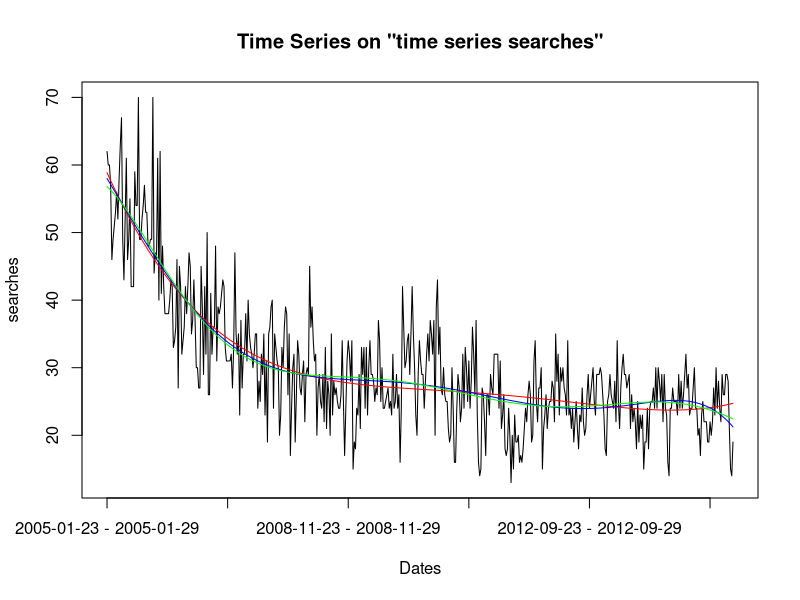
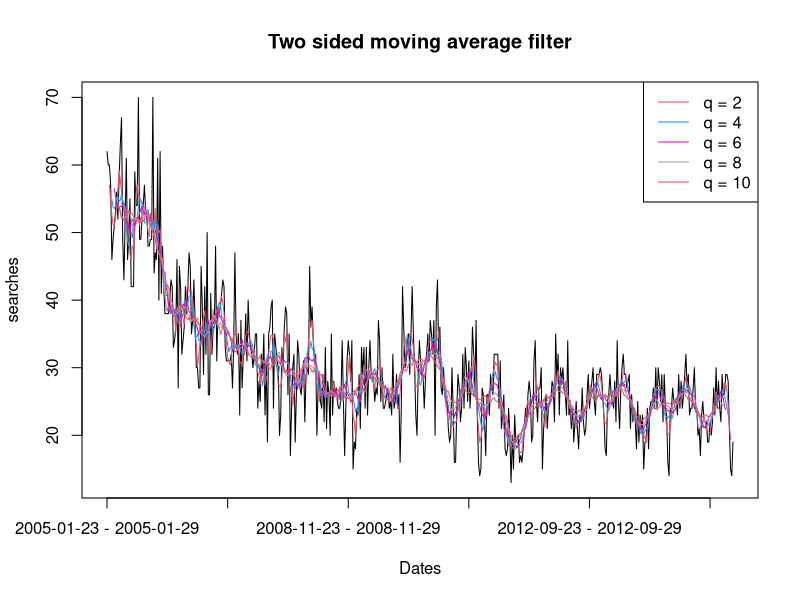
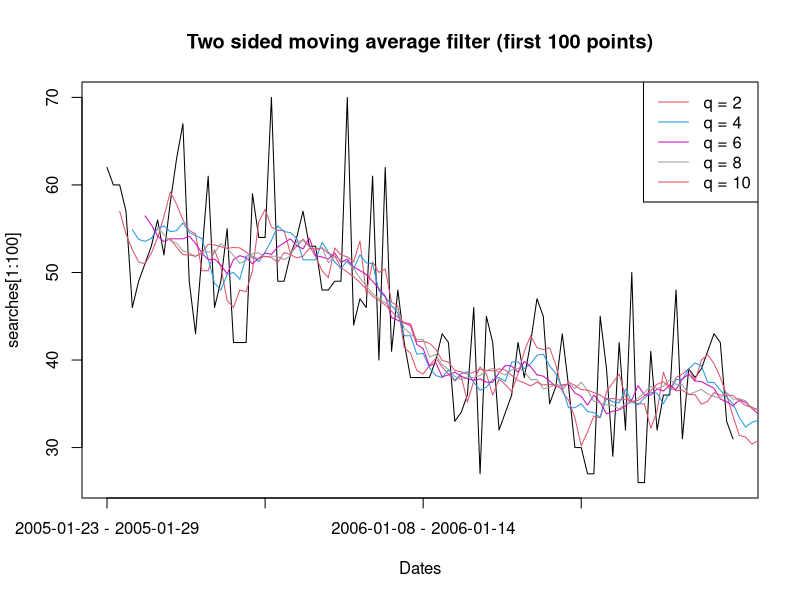
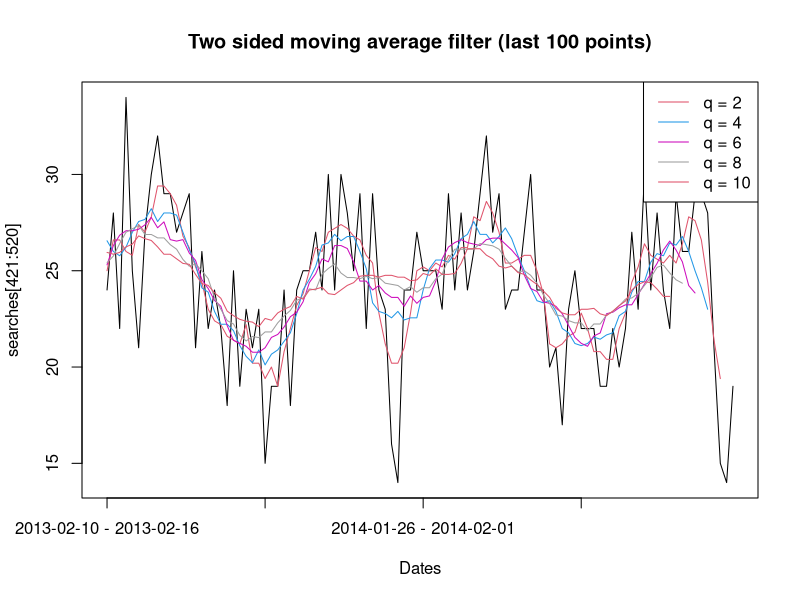
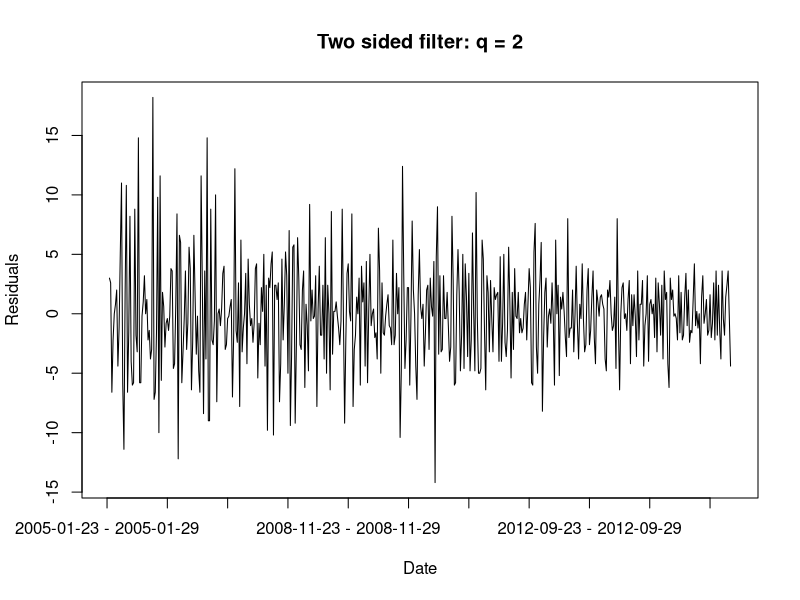
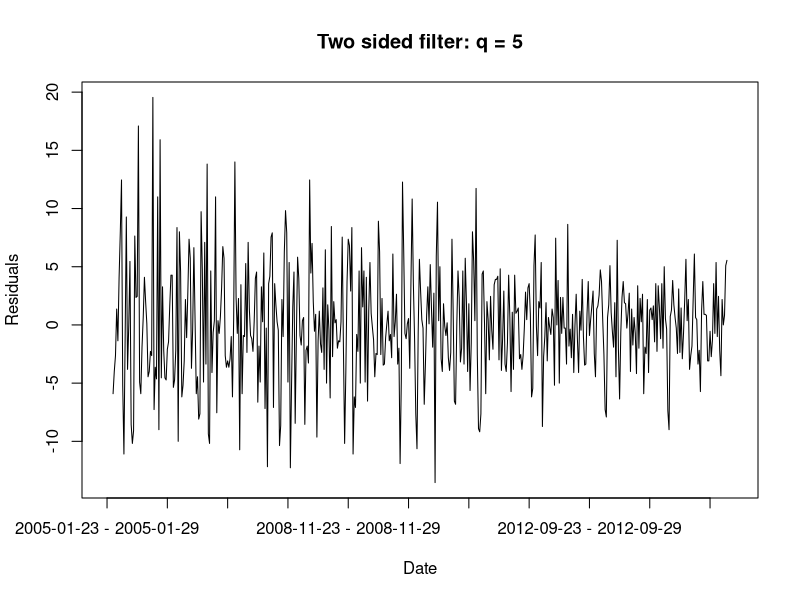
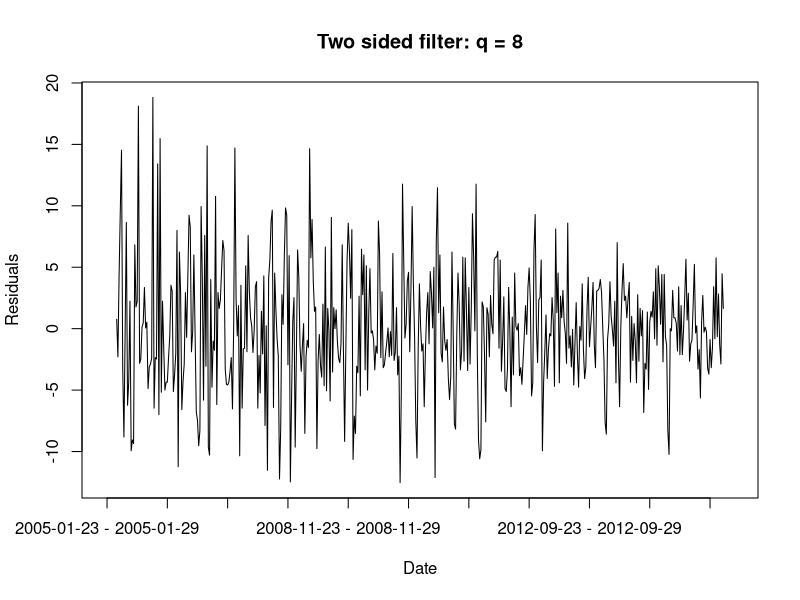
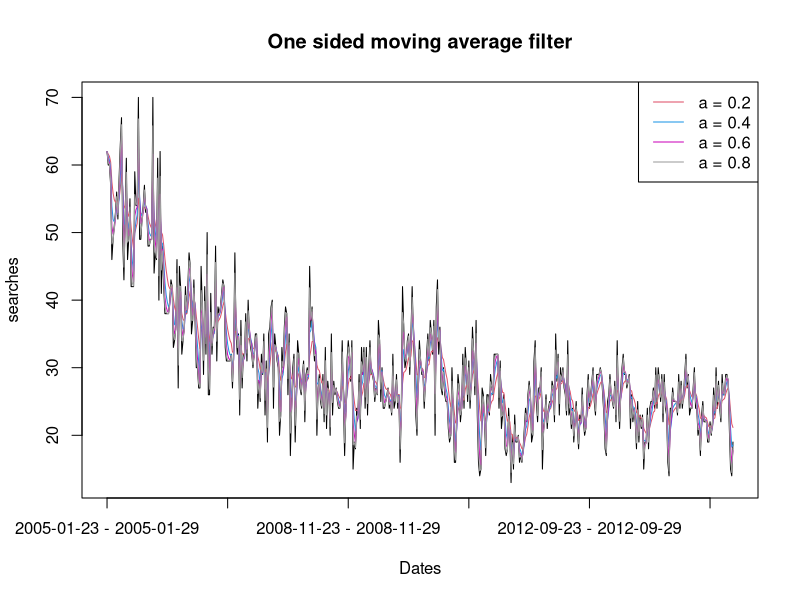

Reproduce these figures in R, in order.
#Set directory
#setwd('/Users/rexcheung/Dropbox/School/School Work/Winter 2015/STA 137/Discussion/Discussion1/')
#Set your own directory, either using code or manually

#Load csv file
#To download the data in the correct format, do right click -> 'save as' from smartsite. DO NOT open and copy/paste the data into excel/word, it will NOT work. 
data = read.csv('report-3_2.csv', header = T)

#Clean up data
#Notice the beginning of the data consists of a few zero. We want to find the last of these occurance
zeros = which(data[,2] == 0)
last.index = zeros[length(zeros)]
newdata = data[(last.index+1):nrow(data),]
weeks = newdata[,1]
searches = newdata[,2]
#Plot the data
plot(searches, type = 'l', xaxt = 'n', main = 'Time Series on "time series searches"', xlab = 'Dates')
axis(1, at = seq(1, length(searches), by = 100), labels = weeks[seq(1, length(searches), by = 100)])
#The downward trend does not mean that people are not checking as much for time series anymore, but that people have started to search a lot more, so as a proportion of all searches it has gone down. The graph is scaled so all values are between 0 and 100, so the y-axis has no real meaning.

#We will use different methods to detrend the data
#Method 1: Using polynomial fit
#Try different models
#Compare models using adjusted R^2
n = nrow(newdata)
design.matrix = data.frame(y = newdata[,2], Intercept = rep(1, n)) #Start the design matrix with a column of 1s
var.name = names(design.matrix)
fit = vector('list', 10)
Rsquared = numeric(10)
Adj.Rsquared = numeric(10)
for(p in 1:10){
  design.matrix = cbind(design.matrix, (1:n)^p)   #Each time attach a new column
  var.name = c(var.name, paste('t', p, sep = ''))  #Append a new column name
  colnames(design.matrix) = var.name
  fit[[p]] = lm(y ~ . - 1, data = design.matrix)
  Rsquared[p] = summary(fit[[p]])$r.squared
  Adj.Rsquared[p] = summary(fit[[p]])$adj.r.squared
}

print(Adj.Rsquared)
#We see that the adj. R^2 value goes up then down at the 7th value.

#Can also use AIC/BIC
model.selection = sapply(fit, function(i){
  return(c(AIC(i), BIC(i)))
})
rownames(model.selection) = c('AIC', 'BIC')
print(model.selection)
#6th model for AIC
#4th model for BIC

#Look at the 4th, 6th and 7th model
summary(fit[[4]])
summary(fit[[6]])
summary(fit[[7]])
#Seems like 4th degree is the best
lines(fit[[4]]$fitted.values, col = 'red')
lines(fit[[6]]$fitted.values, col = 'blue')
lines(fit[[7]]$fitted.values, col = 'green')
################################################################################################################################################
#Method 2: Filtering with moving average
#Two sided moving averages, with q from 1 to 10
two.sided.filters = vector('list', 10)
for(q in 1:10){
 two.sided.filters[[q]] = filter(searches, sides = 2, rep(1,(q*2+1))/(q*2+1))
}

#Plot the filters
plot(searches, type = 'l', xaxt = 'n', main = 'Two sided moving average filter', xlab = 'Dates')
axis(1, at = seq(1, length(searches), by = 100), labels = weeks[seq(1, length(searches), by = 100)])
for(q in c(2,4,6,8,10)){ #Plot only 5 of them
  lines(two.sided.filters[[q]], col = q)
}
legends = paste('q = ', c(2,4,6,8,10), sep = '')
legend('topright', legend = legends, col = c(2,4,6,8,10), lty = 1)

#Focus on a section of the data, say the first 100 points
plot(searches[1:100], type = 'l', xaxt = 'n', main = 'Two sided moving average filter (first 100 points)', xlab = 'Dates')
axis(1, at = seq(1, 100, by = 25), labels = weeks[seq(1, 100, by = 25)])
for(q in c(2,4,6,8,10)){
  lines(two.sided.filters[[q]], col = q)
}
legends = paste('q = ', c(2,4,6,8,10), sep = '')
legend('topright', legend = legends, col = c(2,4,6,8,10), lty = 1)
#We can see as q increases, it gets smoother

#Let's also look at the last 100 data points
plot(searches[421:520], type = 'l', xaxt = 'n', main = 'Two sided moving average filter (last 100 points)', xlab = 'Dates')
axis(1, at = seq(1, 100, by = 25), labels = weeks[seq(421, 520, by = 25)])
for(q in c(2,4,6,8,10)){
  lines(two.sided.filters[[q]][421:520], col = q)
}
legends = paste('q = ', c(2,4,6,8,10), sep = '')
legend('topright', legend = legends, col = c(2,4,6,8,10), lty = 1)

#Plot residuals
plot(searches - two.sided.filters[[2]], main = 'Two sided filter: q = 2', ylab = 'Residuals', xlab = 'Date', xaxt = 'n')
axis(1, at = seq(1, length(searches), by = 50), labels = weeks[seq(1, length(searches), by = 50)])

plot(searches - two.sided.filters[[5]], main = 'Two sided filter: q = 5', ylab = 'Residuals', xlab = 'Date', xaxt = 'n')
axis(1, at = seq(1, length(searches), by = 50), labels = weeks[seq(1, length(searches), by = 50)])

plot(searches - two.sided.filters[[8]], main = 'Two sided filter: q = 8', ylab = 'Residuals', xlab = 'Date', xaxt = 'n')
axis(1, at = seq(1, length(searches), by = 50), labels = weeks[seq(1, length(searches), by = 50)])
#As q goes up, the variance goes up as well. The filter becomes too smooth

#One sided moving averages
#small a => smoother
one.sided.filters = vector('list', 9)
a = seq(0.1, 0.9, by = 0.1)
for(q in 1:9){
  one.sided.filters[[q]][1] = searches[1]
  for(j in 2:length(searches)){
    one.sided.filters[[q]][j] = one.sided.filters[[q]][j-1]*(1-a[q]) + searches[j]*a[q]
  }
}

#Plot the filters
plot(searches, type = 'l', xaxt = 'n', main = 'One sided moving average filter', xlab = 'Dates')
axis(1, at = seq(1, length(searches), by = 100), labels = weeks[seq(1, length(searches), by = 100)])
for(q in c(2,4,6,8)){ #Plot only 4 of them
  lines(one.sided.filters[[q]], col = q)
}
legends = paste('a = ', c(0.2,0.4,0.6,0.8), sep = '')
legend('topright', legend = legends, col = c(2,4,6,8), lty = 1)

#Focus on a section of the data, say the first 100 points
plot(searches[1:100], type = 'l', xaxt = 'n', main = 'One sided moving average filter (first 100 points)', xlab = 'Dates')
axis(1, at = seq(1, 100, by = 25), labels = weeks[seq(1, 100, by = 25)])
for(q in c(2,4,6,8)){
  lines(one.sided.filters[[q]][1:100], col = q)
}
legends = paste('a = ', c(0.2,0.4,0.6,0.8), sep = '')
legend('topright', legend = legends, col = c(2,4,6,8), lty = 1)
#We can see as a goes down, it gets smoother

#Also look at the last 100 data points
plot(searches[421:520], type = 'l', xaxt = 'n', main = 'One sided moving average filter (last 100 points)', xlab = 'Dates')
axis(1, at = seq(1, 100, by = 25), labels = weeks[seq(421, 520, by = 25)])
for(q in c(2,4,6,8)){
  lines(one.sided.filters[[q]][421:520], col = q)
}
legends = paste('a = ', c(0.2,0.4,0.6,0.8), sep = '')
legend('topright', legend = legends, col = c(2,4,6,8), lty = 1)

#Plot residuals
plot(searches - one.sided.filters[[2]], main = 'One sided filter: a = 0.2', ylab = 'Residuals', xlab = 'Date', xaxt = 'n', type = 'l')
axis(1, at = seq(1, length(searches), by = 50), labels = weeks[seq(1, length(searches), by = 50)])

plot(searches - one.sided.filters[[5]], main = 'one sided filter: a = 0.5', ylab = 'Residuals', xlab = 'Date', xaxt = 'n', type = 'l')
axis(1, at = seq(1, length(searches), by = 50), labels = weeks[seq(1, length(searches), by = 50)])

plot(searches - one.sided.filters[[8]], main = 'one sided filter: q = 0.8', ylab = 'Residuals', xlab = 'Date', xaxt = 'n', type = 'l')
axis(1, at = seq(1, length(searches), by = 50), labels = weeks[seq(1, length(searches), by = 50)])
#The fluctuation drops as a goes up, meaning the filter captures more of the present data fluctuation, i.e. filter is less smooth

################################################################################################################################################
#Method 3: Differencing
d1 = diff(searches)
plot(2:length(searches), d1, type = 'l', xaxt = 'n', main = 'With one differencing')
axis(1, at = seq(1, length(d1), by = 100), labels = weeks[seq(2, length(d1)+1, by = 100)])
d2 = diff(d1)
plot(3:length(searches), d2, type = 'l', xaxt = 'n', main = 'With two differencing')
axis(1, at = seq(1, length(d1), by = 100), labels = weeks[seq(3, length(d1)+1, by = 100)])

